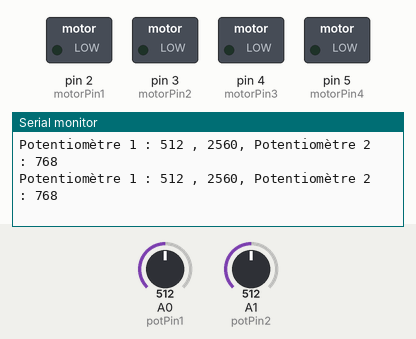
Simulated run of this sketch. Board: Arduino Uno, built with avr-gcc and run on an emulated ATmega328P. Parts: switched loads named in the sketch (green lamp = pin HIGH), the last lines printed to the serial monitor. The inputs (shaded band) are chosen by the test bench; at power-on: A1 (potPin2) = 512, A0 (potPin1) = 512.

Above: at 2.2 s.
2.3 s: A1 (potPin2) set to 299
At 2.38 s:
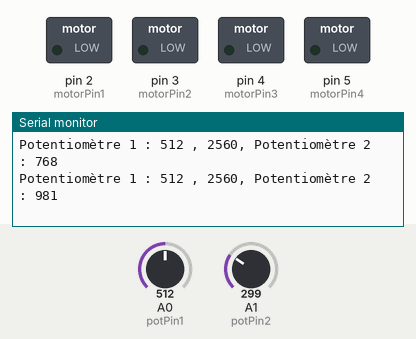
5.3 s: A1 (potPin2) set to 263
At 5.3 s:
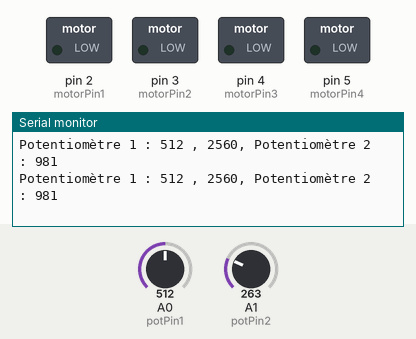
8.3 s: A0 (potPin1) set to 107
At 8.32 s:
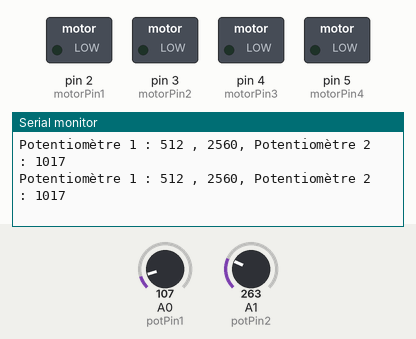
11.3 s: A0 (potPin1) set to 91
At 11.35 s:
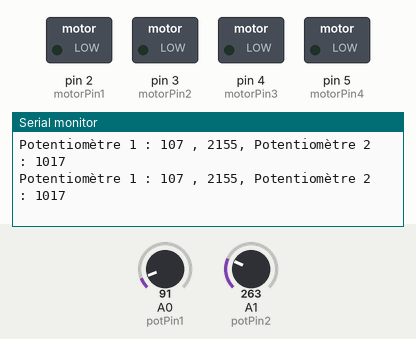
Timing chart, 0 to 14.3 s (numbered marks = the images above; inputs shaded):
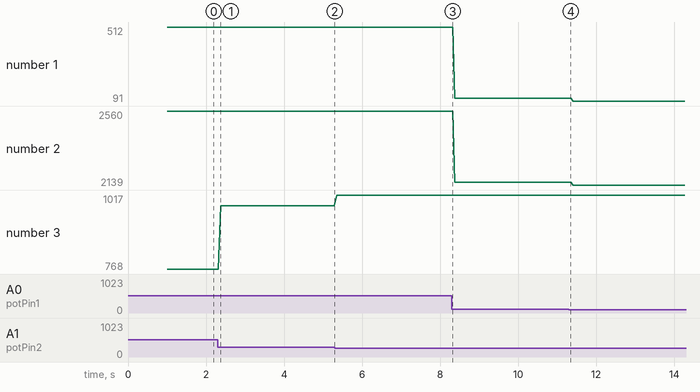

Measured:
- after the input at 2.3 s, the serial monitor: prints a new line after 0.07 s (image 1)
- plotted number 1: 512 → 107 after the input at 8.3 s, 107 → 91 after the input at 11.3 s
- plotted number 2: 2560 → 2155 after the input at 8.3 s, 2155 → 2139 after the input at 11.3 s
- plotted number 3: 768 → 981 after the input at 2.3 s, 981 → 1017 after the input at 5.3 s

The sketch:

RecepteurCommandeServoArduino.ino
```cpp
#include <Wire.h> // Inclure la bibliothèque Wire

const int a = 1;
const int b = 1;

byte Consigne1;
byte Consigne2;
byte Intensitee1;
byte Intensitee2;

// Définir les broches pour les potentiomètres
const int potPin1 = A0; // Potentiomètre 1 (pour moteur 1) antihoraire diminue
const int potPin2 = A1; // Potentiomètre 2 (pour moteur 2) horaire diminue

// Définir les broches pour les entrées IN1 à IN4 du driver moteur
const int motorPin1 = 2; // IN1 (moteur 1) sens anti horaire vu depuis l'arriere du moteur
const int motorPin2 = 3; // IN2 (moteur 1)
const int motorPin3 = 4; // IN3 (moteur 2)
const int motorPin4 = 5; // IN4 (moteur 2) sens anti horaire vu depuis l'arriere du moteur


int pV1;
int pV1Prev;
int pV1Global;
int G1Prev = (1024*4/2);
int Ecart1;
const int hyst1 = 50;
int pV1Target = (1024*4/2);
int pV1TargetPrev;


int pV2;
int pV2Prev;
int Ecart2;
const int hyst2 = 50;
int pV2Target = 256;
int pV2TargetPrev;


void setup() {
  // Initialiser les broches du moteur en sortie
  pinMode(motorPin1, OUTPUT);
  pinMode(motorPin2, OUTPUT);
  pinMode(motorPin3, OUTPUT);
  pinMode(motorPin4, OUTPUT);

  // Initialiser la communication série pour le débogage
  Serial.begin(9600);
  delay(1000);        // Pause pour permettre à la connexion série de s'établir
}

void loop() {
  if (Serial.available() >= 4) {  // Attendre la réception de deux octets
    Consigne1 = Serial.read();
    Intensitee1 = Serial.read();
    Consigne2 = Serial.read();
    Intensitee2 = Serial.read();
  }
  // Traitement potentiomètre 1
  pV1 = analogRead(potPin1); // Valeur du potentiomètre 1 (moteur 1)
  if (pV1 < 200 and pV1Prev > 900){
    Ecart1 = 0 + 1024 - pV1Prev + pV1;
  }
  else if (pV1Prev < 200 and pV1 > 900){
    Ecart1 = 0 - 1024 + pV1Prev - pV1;
  }
  else{
    Ecart1 = pV1 - pV1Prev;
  }
  pV1Global = (G1Prev + Ecart1) % (1024*4); // Rapport de réduction

  if (a == 1){
    Serial.print("Potentiomètre 1 : ");
    Serial.print(pV1);           // Envoyer la valeur lue au Moniteur Série
    Serial.print(" , ");
    Serial.print(pV1Global);
  }

  // Traitement potentiomètre 2
  pV2 = analogRead(potPin2); // Valeur du potentiomètre 2 (moteur 2)
  pV2 = (1024 - pV2 + 1024/4) % 1024;

  if (b == 1){
    Serial.print(", Potentiomètre 2 : ");
    Serial.println(pV2);           // Envoyer la valeur lue au Moniteur Série
  }

  //pV1Global = pV1Target;
  // Traitement Moteur 1
  if (Consigne1 == 1){
    digitalWrite(motorPin1, LOW);
    digitalWrite(motorPin2, HIGH);
    delay(Intensitee1);
    digitalWrite(motorPin2, LOW);
  }
  else if (Consigne1 == 2){
    digitalWrite(motorPin2, LOW);
    digitalWrite(motorPin1, HIGH);
    delay(Intensitee1);
    digitalWrite(motorPin1, LOW);
  }
  else{
    digitalWrite(motorPin1, LOW);
    digitalWrite(motorPin2, LOW);
  }

  //pV2Global = pV2Target;
  // Traitement Moteur 2
  if (Consigne2 == 1){
    digitalWrite(motorPin4, LOW);
    digitalWrite(motorPin3, HIGH);
    delay(Intensitee2);
    digitalWrite(motorPin3, LOW);
  }
  else if (Consigne2 == 2){
    digitalWrite(motorPin3, LOW);
    digitalWrite(motorPin4, HIGH);
    delay(Intensitee2);
    digitalWrite(motorPin4, LOW);
  }
  else{
    digitalWrite(motorPin3, LOW);
    digitalWrite(motorPin4, LOW);
  }

  // Sauvegarde données potentiomètres 1 et 2
  pV1Prev = pV1;
  G1Prev = pV1Global;
  pV1TargetPrev = pV1Target;

  pV2Prev = pV2;
  pV2TargetPrev = pV2Target;
}
```
